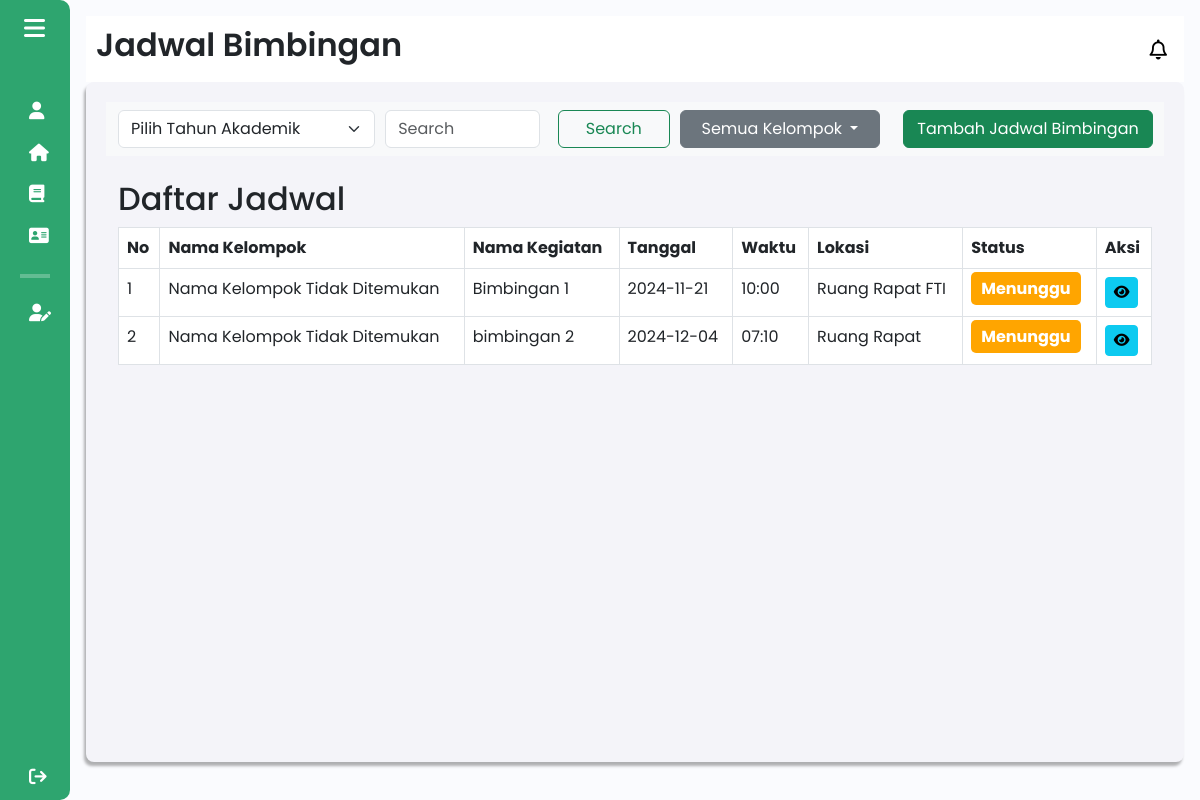
The app's page /components/pages/mentorbisnis/jadwal_bimbingan_mentor.php (signed in), older data.
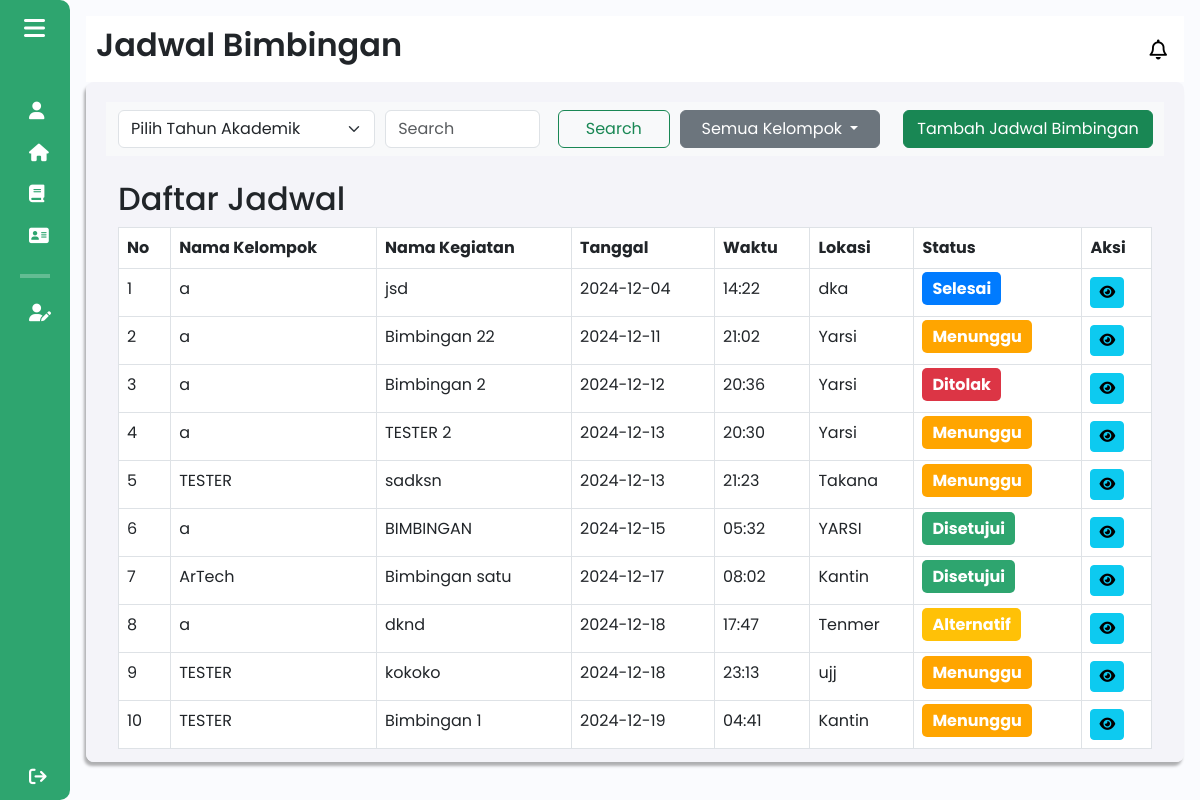
The same page, newer data.
### tables this page shows
CREATE TABLE `jadwal` (
  `id` int(11) NOT NULL,
  `nama_kegiatan` varchar(255) NOT NULL,
  `tanggal` date NOT NULL,
  `waktu` varchar(5) NOT NULL,
  `agenda` text NOT NULL,
  `lokasi` varchar(255) NOT NULL,
  `feedback_mentor` varchar(1000) NOT NULL,
  `status` enum('menunggu','ditolak','disetujui','alternatif','selesai') NOT NULL,
  `bukti_kegiatan` varchar(255) DEFAULT NULL,
  `id_klmpk` int(11) DEFAULT NULL
);

### components/pages/mentorbisnis/jadwal_bimbingan_mentor.php (the view, shortened to what this page needs)
<?php
include $_SERVER['DOCUMENT_ROOT'] . '/Aplikasi-Kewirausahaan/config/db_connection.php';
$userRole = $_SESSION['role'];
$userId = $_SESSION['user_id'];
$sql_id = "SELECT id FROM mentor WHERE user_id = '$userId'";
$result_id = $conn->query($sql_id);
if ($result_id->num_rows > 0) {
    $row_id = $result_id->fetch_assoc();
    $id_mentor = $row_id['id'];
}
$sql_kelompok = "SELECT id_kelompok, nama_kelompok FROM kelompok_bisnis";
$result_kelompok = $conn->query($sql_kelompok);
$namaKelompok = [];
while ($row = $result_kelompok->fetch_assoc()) {
    $namaKelompok[$row['id_kelompok']] = $row['nama_kelompok'];
}
if ($userRole == 'Tutor') {
    $sql_kelompok = "SELECT id_kelompok FROM kelompok_bisnis WHERE id_mentor = '$id_mentor'";
    $result_kelompoktutor = $conn->query($sql_kelompok);
    $kelompokIds = [];
    while ($row = $result_kelompoktutor->fetch_assoc()) {
        $kelompokIds[] = $row['id_kelompok'];
    }
    if (count($kelompokIds) > 0) {
        $ids = implode(',', $kelompokIds);
        $sql = "SELECT * FROM jadwal WHERE id_klmpk IN ($ids) ORDER BY tanggal, waktu";
    } else {
        $sql = "SELECT * FROM jadwal WHERE 1 = 0";
    }
} else {
    $sql = "SELECT * FROM jadwal ORDER BY tanggal, waktu";
}
$result = $conn->query($sql);
?>
<!DOCTYPE html>
<html lang="en">
<head>
    <link href="https://cdn.lineicons.com/4.0/lineicons.css" rel="stylesheet" />
    <link href="https://cdn.jsdelivr.net/npm/bootstrap@5.3.0-alpha3/dist/css/bootstrap.min.css" rel="stylesheet"
>
    <link rel="stylesheet" href="/Aplikasi-Kewirausahaan/assets/css/mahasiswa/jadwal_bimbingan_mahasiswa.css">
</head>
<body>
    <div class="wrapper">
        <?php
        $activePage = 'jadwal_bimbingan_mentor';
        include 'sidebar_mentor.php';
        ?>
        <div class="main p-3">
            <div class="main_header">
                <?php
                    $pageTitle = "Jadwal Bimbingan";
                    include 'header_mentor.php';
                ?>
            </div>
            <div class="main_wrapper">
                    <div class="nav_main_wrapper">
                        <nav class="navbar navbar-expand-lg bg-body-tertiary">
                            <div class="container-fluid">
                                <select name="year" class="form-select filter-tahun" required>
                                    <option value="" disabled selected>Pilih Tahun Akademik</option>
                                </select>
                                <form class="d-flex" role="search">
                                    <input class="form-control me-2" type="search" placeholder="Search" aria-label="Search">
                                    <button class="btn btn-outline-success" type="submit">Search</button>
                                </form>
                            <div class="dropdown">
                                    <button class="btn btn-secondary dropdown-toggle text-white" type="button"
                                            id="dropdownMenuButton" data-bs-toggle="dropdown" aria-expanded="false">
                                        Semua Kelompok
                                    </button>
                                </div>
                            </div>
                            <button type="button" class="btn btn-success btn-tambah" data-bs-toggle="modal" data-bs-target="#altScheduleModal">
                                Tambah Jadwal Bimbingan
                            </button>
                        </nav>
                    </div>
                <div class="container mt-4">
                    <h2>Daftar Jadwal</h2>
                    <div class="table-responsive">
                        <table class="table table-bordered">
                            <thead>
                                <tr>
                                    <th>No</th>
                                    <th>Nama Kelompok</th>
                                    <th>Nama Kegiatan</th>
                                    <th>Tanggal</th>
                                    <th>Waktu</th>
                                    <th>Lokasi</th>
                                    <th>Status</th>
                                    <th>Aksi</th>
                                </tr>
                            </thead>
                            <tbody>
                                <?php if ($result->num_rows > 0): ?>
                                    <?php $no = 1; ?>
                                    <?php while ($row = $result->fetch_assoc()): ?>
                                        <tr>
                                            <td><?php echo $no++; ?></td>
                                            <td>
                                            <?php
                                                $id_klmpk = $row['id_klmpk'];
                                                if (isset($namaKelompok[$id_klmpk])) {
                                                    echo htmlspecialchars($namaKelompok[$id_klmpk]);
                                                } else {
                                                    echo "Nama Kelompok Tidak Ditemukan";
                                                }
                                            ?>
                                            </td>
                                            <td><?php echo htmlspecialchars($row['nama_kegiatan']); ?></td>
                                            <td><?php echo htmlspecialchars($row['tanggal']); ?></td>
                                            <td><?php echo htmlspecialchars($row['waktu']); ?></td>
                                            <td><?php echo htmlspecialchars($row['lokasi']); ?></td>
                                            <td>
                                                <span id="status-label" class="status"
                                                    style="background-color: <?php
                                                        if ($row['status'] == 'disetujui') {
                                                            echo '#2ea56f';
                                                        } elseif ($row['status'] == 'ditolak') {
                                                            echo '#dc3545';
                                                        } elseif  ($row['status'] == 'selesai') {
                                                            echo '#007bff';
                                                        } elseif  ($row['status'] == 'alternatif'){
                                                            echo '#ffc107';
                                                        } else {
                                                            echo 'orange';
                                                        }
                                                    ?>;">
                                                    <?php echo htmlspecialchars($row['status']); ?>
                                                </span>
                                            </td>
                                            <td>
                                                <a href="detail_jadwal_mentor.php?id=<?php echo $row['id']; ?>" class="btn btn-info btn-sm">
                                                    <i class="fa-solid fa-eye" data-bs-toggle="tooltip" data-bs-custom-class="custom-tooltip" data-bs-title="Lihat Jadwal Bimbingan"></i>
                                                </a>
                                            </td>
                                        </tr>
                                    <?php endwhile; ?>
                                <?php endif; ?>
                            </tbody>
                        </table>
                    </div>
                </div>
            </div>
        </div>
    </div>
</body>
</html>

### components/pages/mentorbisnis/sidebar_mentor.php (shortened to what this page needs)
<!DOCTYPE html>
<html lang="en">
<head>
    <link href="https://cdn.lineicons.com/4.0/lineicons.css" rel="stylesheet" />
    <link href="https://cdn.jsdelivr.net/npm/bootstrap@5.3.0-alpha3/dist/css/bootstrap.min.css" rel="stylesheet"
>
        <link rel="stylesheet" href="/Aplikasi-Kewirausahaan/assets/css/sidebar.css">
</head>
<body>
    <div class="wrapper">
        <aside id="sidebar">
            <div class="d-flex">
                <button class="toggle-btn" type="button">
                    <i class="fa-solid fa-bars"></i>
                </button>
            </div>
            <ul class="sidebar-nav">
                <li class="sidebar-item <?php echo ($activePage == 'profil_mentor') ? 'active' : ''; ?>">
                    <a href="profil_mentor.php" class="sidebar-link">
                        <i class="fa-solid fa-user"></i>
                    </a>
                </li>
                <li class="sidebar-item <?php echo ($activePage == 'pagementor') ? 'active' : ''; ?>">
                    <a href="pagementor.php" class="sidebar-link">
                        <i class="fa-solid fa-house"></i>
                    </a>
                </li>
                <li class="sidebar-item <?php echo ($activePage == 'materikewirausahaan_mentor') ? 'active' : ''; ?>">
                    <a href="materikewirausahaan_mentor.php" class="sidebar-link">
                        <i class="fa-solid fa-book"></i>
                    </a>
                </li>
                <li class="sidebar-item <?php echo ($activePage == 'daftar_mentor_mentor') ? 'active' : ''; ?>">
                    <a href="daftar_mentor_mentor.php" class="sidebar-link">
                        <i class="fa-solid fa-address-card"></i>
                    </a>
                </li>
                <hr>
                <li class="sidebar-item">
                    <a href="#" class="sidebar-link collapsed has-dropdown" data-bs-toggle="collapse"
                    data-bs-target="#kelola_bisnis_kelompok" aria-expanded="false" aria-controls="kelola_bisnis_kelompok">
                        <i class="fa-solid fa-user-pen"></i>
                    </a>
                </li>
                <li class="sidebar-item sign-out">
                    <a href="/Aplikasi-Kewirausahaan/components/pages/startdashboard/dashboardawal.php" class="sidebar-link">
                        <i class="fa-solid fa-sign-out"></i>
                    </a>
                </li>
            </ul>
        </aside>
    </div>
</body>
</html>

### components/pages/mentorbisnis/header_mentor.php (shortened to what this page needs)
<!DOCTYPE html>
<html lang="en">
<head>
    <link href="https://cdn.lineicons.com/4.0/lineicons.css" rel="stylesheet" />
    <link href="https://cdn.jsdelivr.net/npm/bootstrap@5.3.0-alpha3/dist/css/bootstrap.min.css" rel="stylesheet"
>
    <link rel="stylesheet" href="/Aplikasi-Kewirausahaan/assets/css/header.css">
</head>
<body>
    <div class="wrapper">
        <div class="main_header">
            <h1 class="halaman"><?php echo $pageTitle ?? 'Halaman'; ?></h1>
            <a href="javascript:void(0)" class="notification" id="notificationButton">
                <i class="fa-regular fa-bell"></i>
            </a>
        </div>
    </div>
</body>
</html>

### assets/css/mahasiswa/jadwal_bimbingan_mahasiswa.css (style rules this page uses)
body { height: 100vh !important; overflow: hidden !important; font-family: 'Poppins', sans-serif; }
.status { padding: 5px 10px; border-radius: 5px; font-weight: bold; color: white; text-transform: capitalize; }
.nav_main_wrapper { display: block; width: 100%; }
.filter-tahun { width: 60% !important; margin-right: 10px; }
.nav_main_wrapper .btn { width: 200px; text-align: center; margin-left: 10px; }
.nav_main_wrapper .btn-tambah { margin-left: 11px; margin-right: 11px; }
.nav_main_wrapper .btn-tambah { min-width: 250px; }

### assets/css/sidebar.css (style rules this page uses)
a { text-decoration: none; }
li { list-style: none; }
h1 { font-weight: 600; font-size: 1.5rem; }
body { font-family: "Poppins", sans-serif; }
.wrapper { display: flex; }
.main { min-height: 100vh; width: 100%; overflow: hidden; transition: all 0.35s ease-in-out; background-color: #fafbfe; }
#sidebar { width: 70px; min-width: 70px; z-index: 1000; transition: all 0.25s ease-in-out; background-color: #2ea56f; display: flex; flex-direction: column; border-top-right-radius: 10px; border-bottom-right-radius: 10px; }
.toggle-btn, .toggle-btn2 { background-color: transparent; cursor: pointer; border: 0; padding: 1rem 1.5rem; }
.toggle-btn i, .toggle-btn2 i { font-size: 1.5rem; color: #fff; }
.sidebar-nav { padding: 2rem 0; flex: 1 1 auto; }
a.sidebar-link { padding: 0.625rem 1.625rem; color: #fff; display: block; font-size: 0.9rem; white-space: nowrap; border-left: 3px solid transparent; }
.sidebar-link i { font-size: 1.1rem; margin-right: 0.75rem; }
.sidebar-item { position: relative; }
.sign-out { position: fixed; bottom: 0; left: 0; }
.sidebar-nav hr { border: 2px solid white; margin-right: 20px; margin-left: 20px; }
.main_wrapper { width: 100%; height: 85vh; background-color: #f4f4f9; box-shadow: -2px 4px 3px rgba(0, 0, 0, 0.3); margin: 0; padding: 20px; overflow-y: auto; border-radius: 8px; }

### assets/css/header.css (style rules this page uses)
a { text-decoration: none; }
li { list-style: none; }
h1 { font-weight: 600; font-size: 1.5rem; }
body { font-family: "Poppins", sans-serif; }
.main_header { display: flex; justify-content: space-between; align-items: center; padding: 5px; background-color: #fff; min-height: 50px; }
.main_header h1 { font-size: xx-large; }
.notification { position: fixed; top: 10px; right: 10px; text-decoration: none; color: #000000; margin-top: 30px; margin-right: 15px; border-radius: 5px; font-size: 16px; display: flex; align-items: center; }
.notification i { margin-right: 8px; font-size: 20px; }

Row changes from the older to the newer data that the page shows:
removed jadwal: shows "Nama Kelompok Tidak Ditemukan", nama_kegiatan "Bimbingan 1", tanggal "2024-11-21", waktu "10:00", lokasi "Ruang Rapat FTI", status "Menunggu"
removed jadwal: shows "Nama Kelompok Tidak Ditemukan", nama_kegiatan "bimbingan 2", tanggal "2024-12-04", waktu "07:10", lokasi "Ruang Rapat", status "Menunggu"
added jadwal: id_klmpk "a", nama_kegiatan "jsd", tanggal "2024-12-04", waktu "14:22", lokasi "dka", status "Selesai"
added jadwal: id_klmpk "a", nama_kegiatan "Bimbingan 22", tanggal "2024-12-11", waktu "21:02", lokasi "Yarsi", status "Menunggu"
added jadwal: id_klmpk "a", nama_kegiatan "Bimbingan 2", tanggal "2024-12-12", waktu "20:36", lokasi "Yarsi", status "Ditolak"
added jadwal: id_klmpk "a", nama_kegiatan "TESTER 2", tanggal "2024-12-13", waktu "20:30", lokasi "Yarsi", status "Menunggu"
added jadwal: id_klmpk "TESTER", nama_kegiatan "sadksn", tanggal "2024-12-13", waktu "21:23", lokasi "Takana", status "Menunggu"
added jadwal: id_klmpk "a", nama_kegiatan "BIMBINGAN", tanggal "2024-12-15", waktu "05:32", lokasi "YARSI", status "Disetujui"
added jadwal: id_klmpk "ArTech", nama_kegiatan "Bimbingan satu", tanggal "2024-12-17", waktu "08:02", lokasi "Kantin", status "Disetujui"
added jadwal: id_klmpk "a", nama_kegiatan "dknd", tanggal "2024-12-18", waktu "17:47", lokasi "Tenmer", status "Alternatif"
added jadwal: id_klmpk "TESTER", nama_kegiatan "kokoko", tanggal "2024-12-18", waktu "23:13", lokasi "ujj", status "Menunggu"
added jadwal: id_klmpk "TESTER", nama_kegiatan "Bimbingan 1", tanggal "2024-12-19", waktu "04:41", lokasi "Kantin", status "Menunggu"
